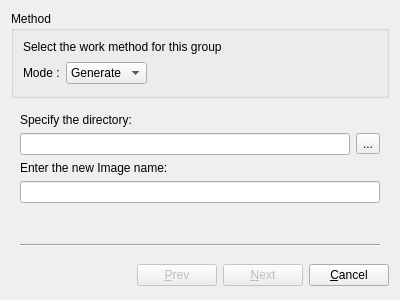
<ui version="4.0" >
 <author>Oscar Campos</author>
 <class>configureGroupWidget</class>
 <widget class="QWidget" name="configureGroupWidget" >
  <property name="geometry" >
   <rect>
    <x>0</x>
    <y>0</y>
    <width>400</width>
    <height>300</height>
   </rect>
  </property>
  <property name="sizePolicy" >
   <sizepolicy vsizetype="Fixed" hsizetype="Fixed" >
    <horstretch>0</horstretch>
    <verstretch>0</verstretch>
   </sizepolicy>
  </property>
  <property name="minimumSize" >
   <size>
    <width>400</width>
    <height>300</height>
   </size>
  </property>
  <property name="windowTitle" >
   <string>Group Configuration</string>
  </property>
  <property name="windowIcon" >
   <iconset>icons/MainWindow/pango32x32.png</iconset>
  </property>
  <layout class="QGridLayout" >
   <item row="0" column="0" >
    <widget class="QGroupBox" name="groupBox" >
     <property name="sizePolicy" >
      <sizepolicy vsizetype="Minimum" hsizetype="Expanding" >
       <horstretch>0</horstretch>
       <verstretch>0</verstretch>
      </sizepolicy>
     </property>
     <property name="title" >
      <string>Method</string>
     </property>
     <property name="flat" >
      <bool>false</bool>
     </property>
     <layout class="QGridLayout" >
      <item row="0" column="0" >
       <layout class="QVBoxLayout" >
        <item>
         <widget class="QLabel" name="label" >
          <property name="text" >
           <string>Select the work method for this group</string>
          </property>
          <property name="margin" >
           <number>4</number>
          </property>
         </widget>
        </item>
        <item>
         <layout class="QHBoxLayout" >
          <item>
           <widget class="QLabel" name="modeLabel" >
            <property name="frameShape" >
             <enum>QFrame::NoFrame</enum>
            </property>
            <property name="text" >
             <string>Mode :</string>
            </property>
            <property name="textFormat" >
             <enum>Qt::AutoText</enum>
            </property>
            <property name="margin" >
             <number>4</number>
            </property>
            <property name="textInteractionFlags" >
             <set>Qt::LinksAccessibleByKeyboard</set>
            </property>
           </widget>
          </item>
          <item>
           <widget class="QComboBox" name="modeComboBox" >
            <property name="frame" >
             <bool>true</bool>
            </property>
            <item>
             <property name="text" >
              <string>Generate</string>
             </property>
            </item>
            <item>
             <property name="text" >
              <string>Restore</string>
             </property>
            </item>
           </widget>
          </item>
          <item>
           <spacer>
            <property name="orientation" >
             <enum>Qt::Horizontal</enum>
            </property>
            <property name="sizeHint" >
             <size>
              <width>211</width>
              <height>26</height>
             </size>
            </property>
           </spacer>
          </item>
         </layout>
        </item>
       </layout>
      </item>
     </layout>
    </widget>
   </item>
   <item row="1" column="0" >
    <widget class="QStackedWidget" name="stackedWidget" >
     <property name="mouseTracking" >
      <bool>true</bool>
     </property>
     <property name="frameShape" >
      <enum>QFrame::NoFrame</enum>
     </property>
     <property name="currentIndex" >
      <number>0</number>
     </property>
     <widget class="QWidget" name="configure_paths" >
      <layout class="QGridLayout" >
       <item row="0" column="0" >
        <layout class="QVBoxLayout" >
         <item>
          <layout class="QVBoxLayout" >
           <item>
            <widget class="QLabel" name="directoryLabel" >
             <property name="text" >
              <string>Specify the directory:</string>
             </property>
            </widget>
           </item>
           <item>
            <layout class="QHBoxLayout" >
             <item>
              <widget class="QLineEdit" name="directoryNameEdit" />
             </item>
             <item>
              <widget class="QToolButton" name="toolButton" >
               <property name="toolTip" >
                <string>Click here to Browse</string>
               </property>
               <property name="text" >
                <string>...</string>
               </property>
               <property name="icon" >
                <iconset resource="application.qrc" >:/icons/load.png</iconset>
               </property>
              </widget>
             </item>
            </layout>
           </item>
          </layout>
         </item>
         <item>
          <layout class="QVBoxLayout" >
           <item>
            <widget class="QLabel" name="label_2" >
             <property name="text" >
              <string>Enter the new Image name:</string>
             </property>
            </widget>
           </item>
           <item>
            <widget class="QLineEdit" name="imageNameEdit" />
           </item>
          </layout>
         </item>
         <item>
          <spacer>
           <property name="orientation" >
            <enum>Qt::Vertical</enum>
           </property>
           <property name="sizeHint" >
            <size>
             <width>20</width>
             <height>40</height>
            </size>
           </property>
          </spacer>
         </item>
         <item>
          <widget class="Line" name="line" >
           <property name="orientation" >
            <enum>Qt::Horizontal</enum>
           </property>
          </widget>
         </item>
        </layout>
       </item>
      </layout>
     </widget>
     <widget class="QWidget" name="configure_clients" >
      <layout class="QGridLayout" >
       <item row="0" column="0" >
        <widget class="QLabel" name="label_4" >
         <property name="text" >
          <string>Select the client to clone from the list below :</string>
         </property>
        </widget>
       </item>
       <item row="1" column="0" >
        <widget class="QListWidget" name="listWidget" >
         <property name="alternatingRowColors" >
          <bool>false</bool>
         </property>
        </widget>
       </item>
       <item row="2" column="0" >
        <widget class="Line" name="line_2" >
         <property name="orientation" >
          <enum>Qt::Horizontal</enum>
         </property>
        </widget>
       </item>
      </layout>
     </widget>
    </widget>
   </item>
   <item row="2" column="0" >
    <layout class="QHBoxLayout" >
     <item>
      <spacer>
       <property name="orientation" >
        <enum>Qt::Horizontal</enum>
       </property>
       <property name="sizeHint" >
        <size>
         <width>111</width>
         <height>27</height>
        </size>
       </property>
      </spacer>
     </item>
     <item>
      <widget class="QPushButton" name="prevButton" >
       <property name="enabled" >
        <bool>false</bool>
       </property>
       <property name="text" >
        <string>&amp;Prev</string>
       </property>
      </widget>
     </item>
     <item>
      <widget class="QPushButton" name="nextButton" >
       <property name="enabled" >
        <bool>false</bool>
       </property>
       <property name="text" >
        <string>&amp;Next</string>
       </property>
      </widget>
     </item>
     <item>
      <widget class="QPushButton" name="cancelButton" >
       <property name="text" >
        <string>&amp;Cancel</string>
       </property>
      </widget>
     </item>
    </layout>
   </item>
  </layout>
 </widget>
 <resources>
  <include location="application.qrc" />
 </resources>
 <connections/>
</ui>
